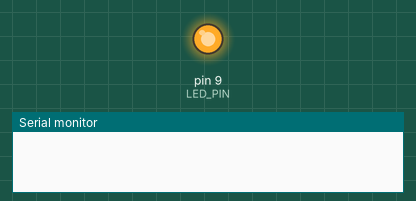
Simulated run of this sketch. Board: Arduino Uno, built with avr-gcc and run on an emulated ATmega328P. Parts: output pins drawn as LEDs (lit = HIGH), the last lines printed to the serial monitor.

Above: at 0.1 s.
At 34.1 s:
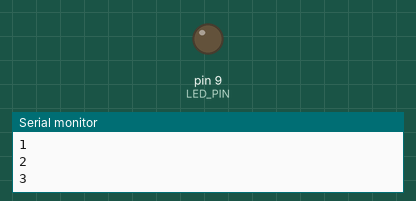
Timing chart, 0 to 38.5 s (numbered marks = the images above):
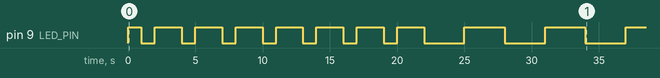

The sketch:

lab09.2.ino
```cpp
// Timer Interrrupt

#define LED_PIN  9
#define INT_PIN 3

int timer1_counter;
int count;
volatile int timer1_ovf = 62500;

/*
analogWrite() to create the PWM (Changing freq)
PWM will call the Timer module

*/

void setup()
{
  pinMode(LED_PIN, OUTPUT);
  pinMode(INT_PIN, INPUT);

  Serial.begin(9600);
  count = 1;

  // Time Interupt
  noInterrupts(); // Disable all interrupt while configuring
  TCCR1A = 0;   // Reset timer
  TCCR1B = 0;   // Reset Timer register

  /*
  MCU freq is 16 MHz
  Prescaler CS12 is 256

  Timer freq will be 16 MHz/ 256(prescaler) = 62500 Hz.
  TCNT1 (Timer counter register) --> Max value is 65536.
  TCNT1 = 65536 = 62500 Hz
  TNCT1 = 1 = 1.01 Hz
  TCNT1 = 65536/52500 * Interrupt Timer Freq
  */

  timer1_counter = 1;   // about 1 sec.
  TCNT1 = timer1_counter; // Timer counter register
  TCCR1B |= (1 << CS12);  // Prescaler
  TIMSK1 |= (1 << TOIE1); // Enable timer overflow interrupt

  interrupts();

}

void loop()
{
  digitalWrite(LED_PIN, HIGH);
  delay(count*1000);
  digitalWrite(LED_PIN, LOW);
  delay(count*1000);
}

ISR (TIMER1_OVF_vect){
  if (count < 3){
    count++;
  }
  else{
    count = 1;
  }

  //check
  Serial.println(count);
}
```

Measured:
- by itself, pin 9 (LED_PIN): LOW → HIGH at 0.00 s, → LOW 1.0 s later, → HIGH 1.0 s later, → LOW 2.0 s later, … (21 changes in this stretch)
